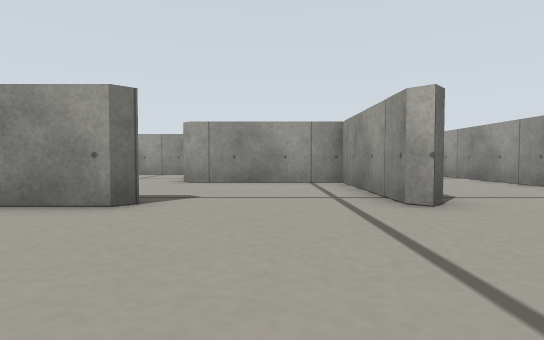
view 1 (above)

24 first-person views from a walk through a robot-simulator world made for Gazebo. The camera is 0.12 m above the floor, tilts 2° down and sees 80° across. The floor is counted in squares, 0.2 m on a side. Each view is taken from the middle of a square. On the plan, view 1 faces up. The plan holds only what a view shows up to about 9 squares ahead; the rest is blank.

view 2
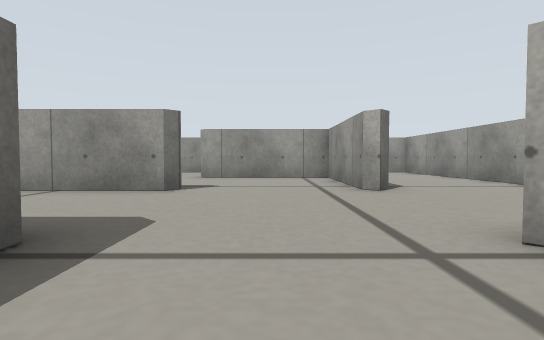

view 3
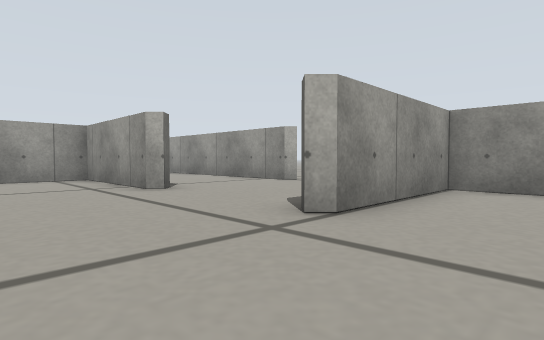

view 4
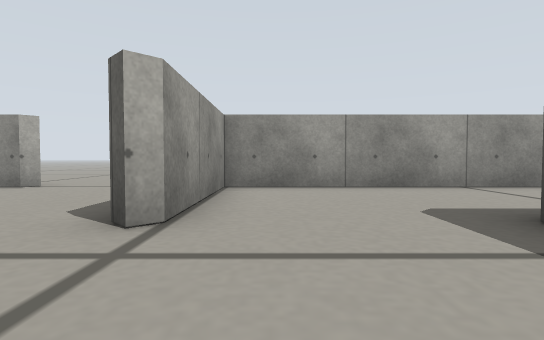

view 5
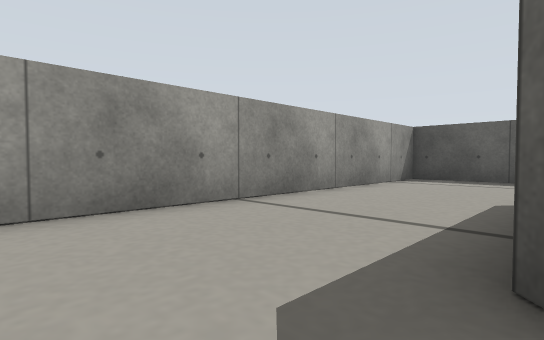

view 6
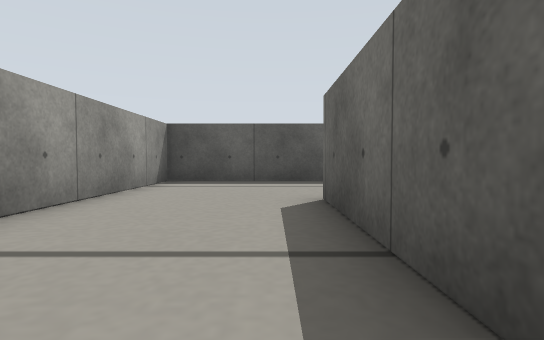

view 7
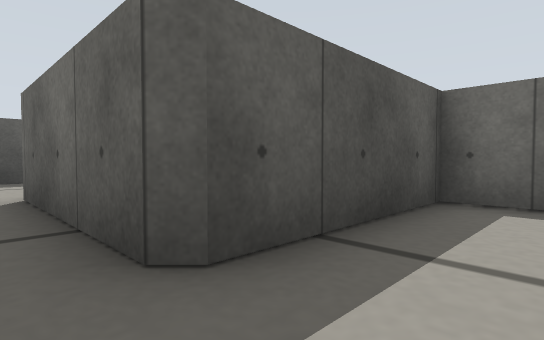

view 8
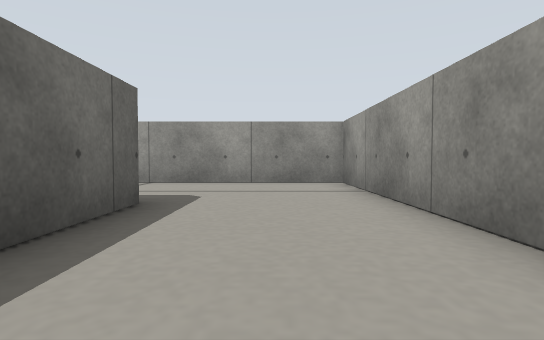

view 9
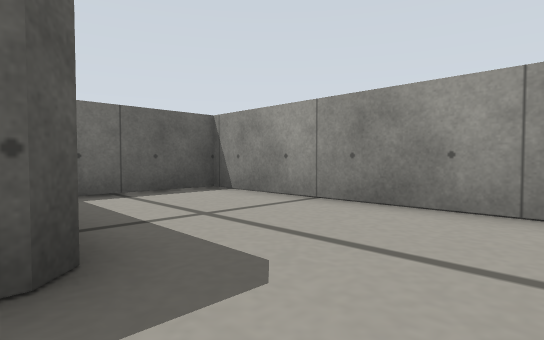

view 10
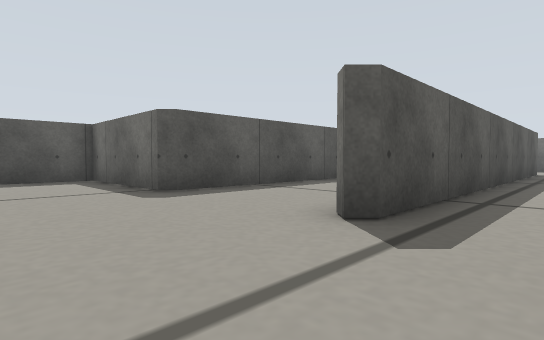

view 11
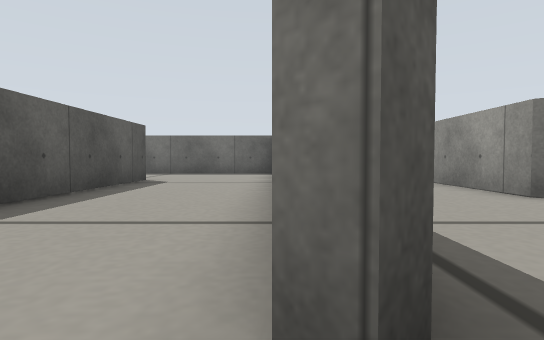

view 12
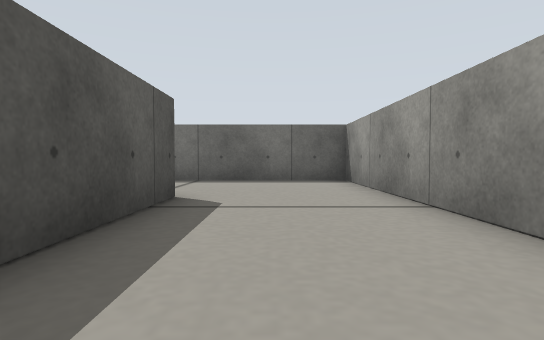

view 13
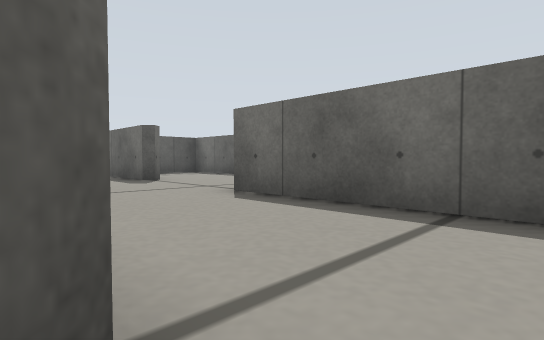

view 14
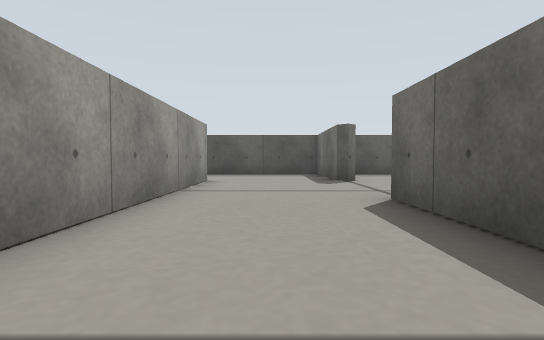

view 15
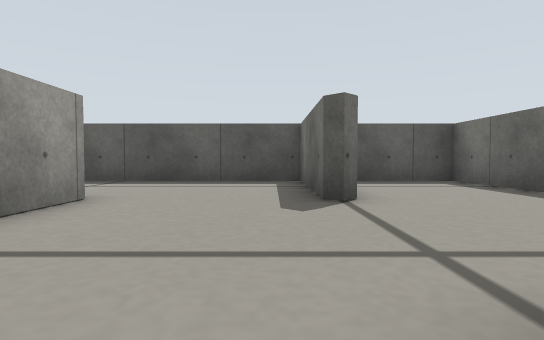

view 16
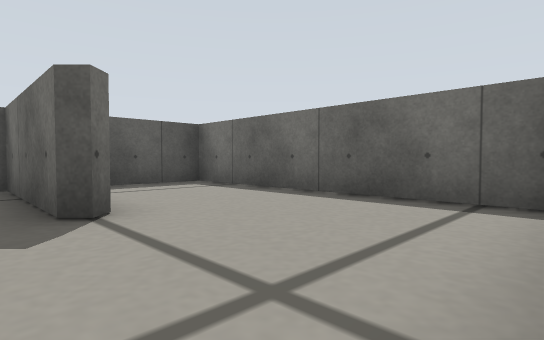

view 17
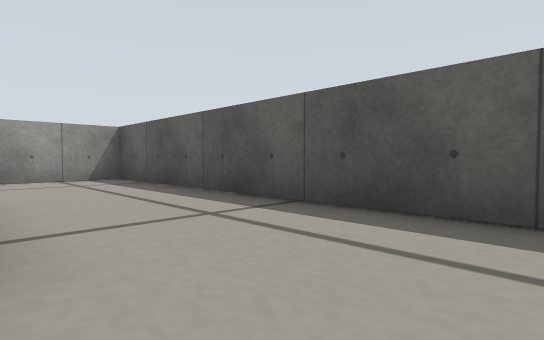

view 18
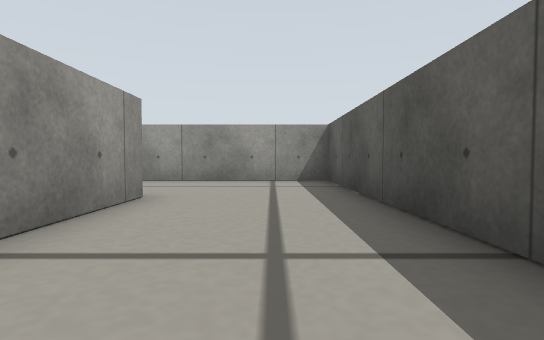

view 19
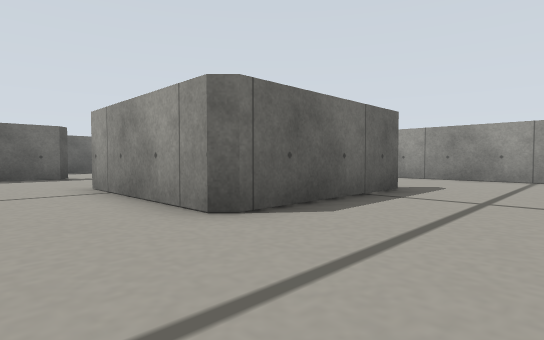

view 20
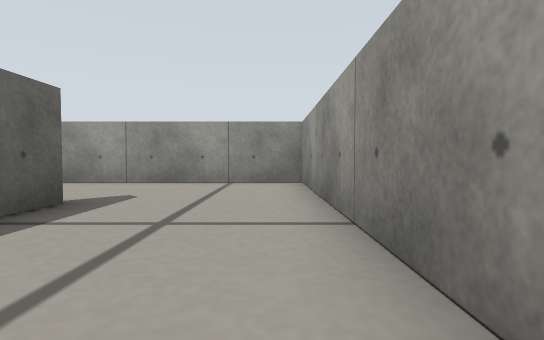

view 21
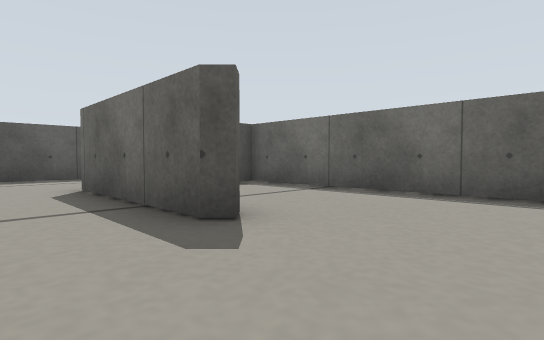

view 22
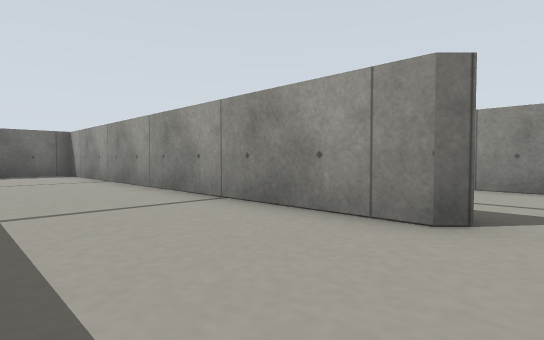

view 23
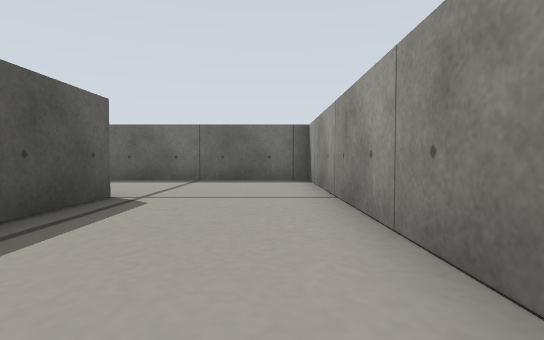

view 24
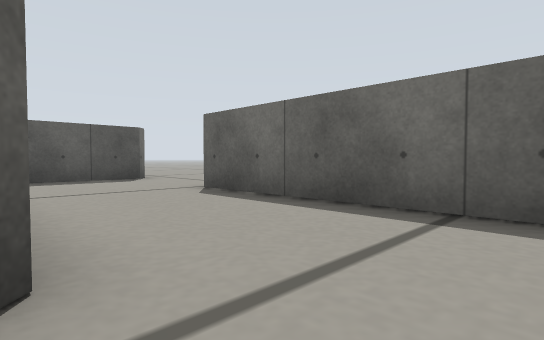

### Floor plan
Points are (right, up) in squares from view 1. A wall is a line through its corners. A room is listed if a view was taken in it or the views show most of it. See-through windows are left out.
Room 1 (views 1, 2, 3, 4)
walls: (-1.7, 0.2) (-1.7, -3.5) (2.2, -3.5)
ways out: opening at (2, -2) to room 2; opening at (0, 0) to room 5
Room 2 (views 5, 6, 7)
walls: (2.2, -3.5) (2.2, -7.8); (1.9, -3.4) (2.3, -3.8); (1.6, -11.5) (5.7, -11.5) (5.7, 0) (2, 0)
ways out: opening at (2, -2) to room 1; opening at (2, -9.5)
Room 3 (views 8, 9)
walls: (1.9, 8.6) (2.2, 8.3) (2.2, 6); (2.3, 4.3) (2, 4); (5.7, 4.1) (5.7, 12) (-1.7, 12) (-1.7, 9.4); (1.7, 0.2) (2, 0.5)
ways out: opening at (2, 2) to room 5; opening at (6, 2)
Room 4 (views 10, 11)
walls: (-2, 4.5) (-1.7, 4.3); (2, 4) (1.8, 4.2) (1.8, 8) (-2, 8)
ways out: opening at (0, 4) to room 5; opening at (-2, 6) to room 7
Room 5 (views 12, 13, 14, 15, 16)
walls: (-10.3, 0.2) (-10, 0.5) (-2, 0.5) (-1.7, 0.2); (-7.2, 4) (-13.8, 4) (-13.8, -3.8); (-1.7, 4.3) (-2, 4) (-4.8, 4); (-10.3, -7.8) (-10.3, -1); (-14.1, -7.4) (-13.8, -7.7)
ways out: opening at (0, 0) to room 1; opening at (2, 2) to room 3; opening at (0, 4) to room 4; opening at (-12, -8) to room 6; opening at (-14, -6) to room 8
Room 6 (views 17, 18, 19, 20, 21)
walls: (-6, -3.5) (-5.7, -3.8) (-5.7, -7.7) (-6, -8) (-10, -8); (-13.8, -7.7) (-13.8, -11.5) (-2.2, -11.5) (-2.2, 0) (-6.4, 0)
ways out: opening at (-12, -8) to room 5; opening at (-6, -2) to room 9
Room 7 (views 22, 23, 24)
walls: (-10.2, 4.5) (-2, 4.5); (-14, 4.5) (-11.9, 4.5); (-5.7, 8.3) (-6, 8) (-17.8, 8) (-17.8, 0.2); (-17.2, -3.5) (-15.2, -3.5)
ways out: opening at (-2, 6) to room 4; opening at (-18, -1.5); opening at (-4, 8)
Room 8 (no view inside)
walls: (-17.8, -4.4) (-17.8, -11.5) (-15.2, -11.5)
ways out: opening at (-14, -6) to room 5
Room 9 (no view inside)
walls: (-9.8, -1.5) (-9.8, -7.5) (-9.2, -7.5); (-6.4, 0) (-8.2, 0)
ways out: opening at (-6, -2) to room 6

Positions as (right, up) in squares from view 1, and headings:
1: (0, 0), facing up
2: (0, -2), facing up
3: (-1, -2), facing up-right
4: (-1, -1), facing right
5: (2, -2), facing down-right
6: (3, -3), facing down
7: (3, -2), facing down-left
8: (4, 4), facing up
9: (4, 8), facing up-left
10: (1, 6), facing down-left
11: (-1, 4), facing left
12: (-5, 2), facing left
13: (-10, 1), facing down-left
14: (-12, 1), facing down
15: (-13, -3), facing down
16: (-13, -4), facing down-left
17: (-12, -8), facing down-right
18: (-11, -10), facing right
19: (-3, -10), facing up-left
20: (-3, -8), facing up
21: (-4, -1), facing down-left
22: (-5, 5), facing up-left
23: (-9, 7), facing left
24: (-14, 6), facing down-left
